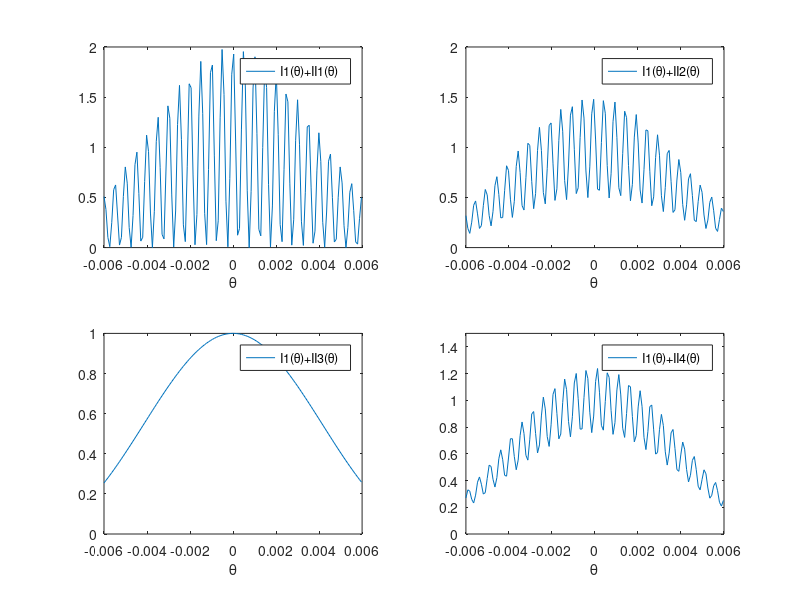

The MATLAB script that drew this image:
%C1COH2S
%Intensity of two sources separated by s. Superposition of two double
%slit pattern.
%The slits have width d and separation a, one pattern is untilted with ? = 0, the
%other tilted by ? = s/Z , distance from sources to slit is Z.
%Distance from slit to screen is X, coordinate on screen is Y, Y/X = ?.
%By enlarging ?, starting from 0, one finds the first " fringe disappearence". If ?
%is further enlarged, the fringes reappear, but now the minima are not zero.
%Another point of view: Fringes may disapear for constant s and changing a.

function C1COH2S;

Theta = (-0.006:0.00009:0.006);
d = 0.05;
a = 1;
Z = 9000;
s1 = 0;
s2 = 1.5;
s3 = 2.25;
s4 = 2.6;
Psi1 = s1/Z;
Psi2 = s2/Z;
Psi3 = s3/Z;
Psi4 = s4/Z;
Lamda = 0.0005;

I1= ((sin(pi*(d/Lamda)*sin(Theta)).^2)./((pi*(d/Lamda)*sin(Theta)).^2)).*(cos(pi*(a/Lamda)*sin(Theta))).^2;

II1= ((sin(pi*(d/Lamda)*sin(Theta)).^2)./((pi*(d/Lamda)*sin(Theta)).^2)).*(cos(pi*(a/Lamda)*(sin(Theta)+sin(Psi1)))).^2;

figure(1);
subplot(2,2,1);
plot(Theta,I1+II1);
axis([-0.006 0.006 0 2]);                  % PLOTS LIMITS                    
xlabel('\theta');
legend('I1(\theta)+II1(\theta)'); 

II2= ((sin(pi*(d/Lamda)*sin(Theta)).^2)./((pi*(d/Lamda)*sin(Theta)).^2)).*(cos(pi*(a/Lamda)*(sin(Theta)+sin(Psi2)))).^2;

subplot(2,2,2);
plot(Theta,I1+II2);
axis([-0.006 0.006 0 2]);                  % PLOTS LIMITS                    
xlabel('\theta');
legend('I1(\theta)+II2(\theta)'); 

II3= ((sin(pi*(d/Lamda)*sin(Theta)).^2)./((pi*(d/Lamda)*sin(Theta)).^2)).*(cos(pi*(a/Lamda)*(sin(Theta)+sin(Psi3)))).^2;

subplot(2,2,3);
plot(Theta,I1+II3);
axis([-0.006 0.006 0 1]);                  % PLOTS LIMITS                    
xlabel('\theta');
legend('I1(\theta)+II3(\theta)'); 

II4= ((sin(pi*(d/Lamda)*sin(Theta)).^2)./((pi*(d/Lamda)*sin(Theta)).^2)).*(cos(pi*(a/Lamda)*(sin(Theta)+sin(Psi4)))).^2;

subplot(2,2,4);
plot(Theta,I1+II4);
axis([-0.006 0.006 0 1.5]);                  % PLOTS LIMITS                    
xlabel('\theta');
legend('I1(\theta)+II4(\theta)'); 


